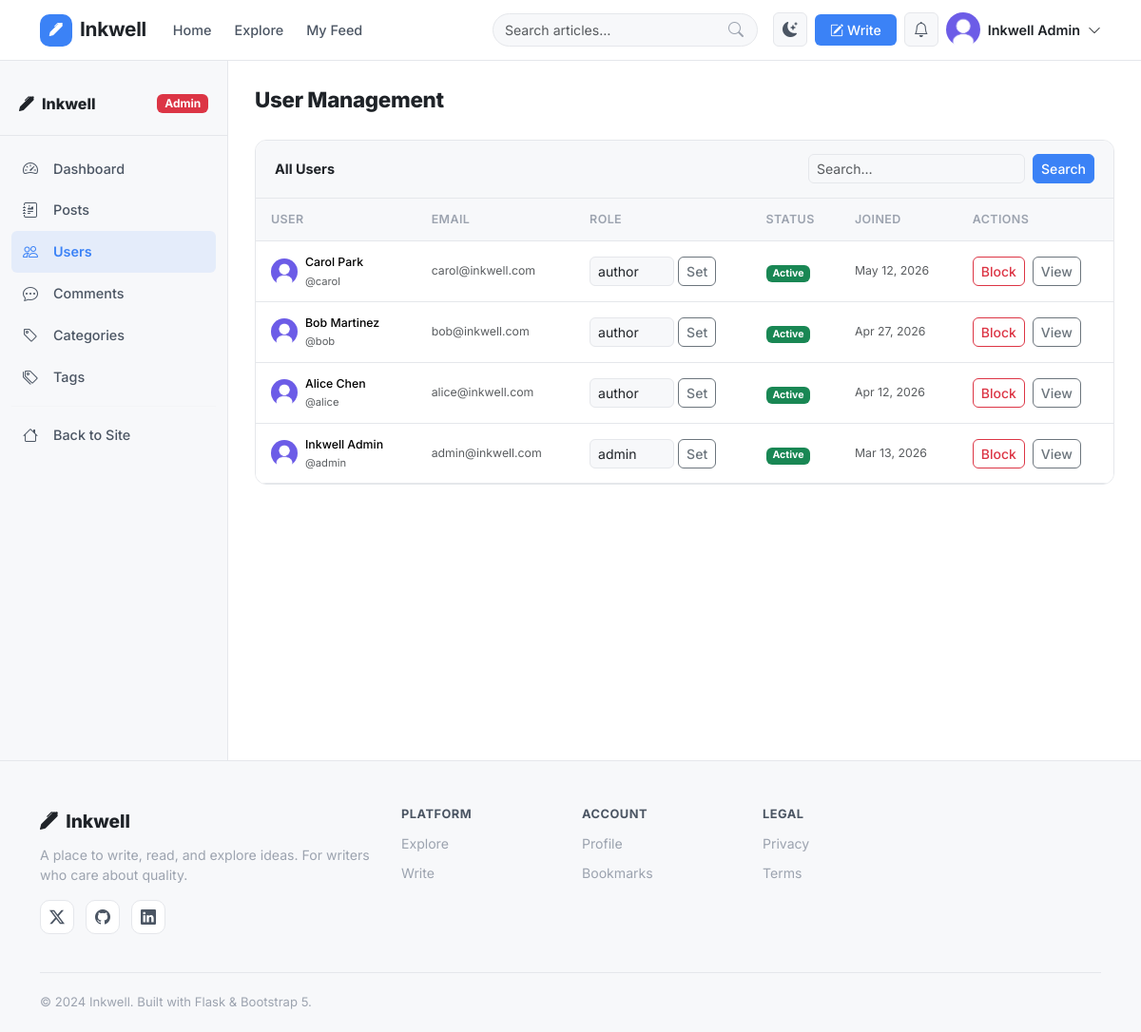
/admin/users (signed in), run on an earlier commit of the app's database.
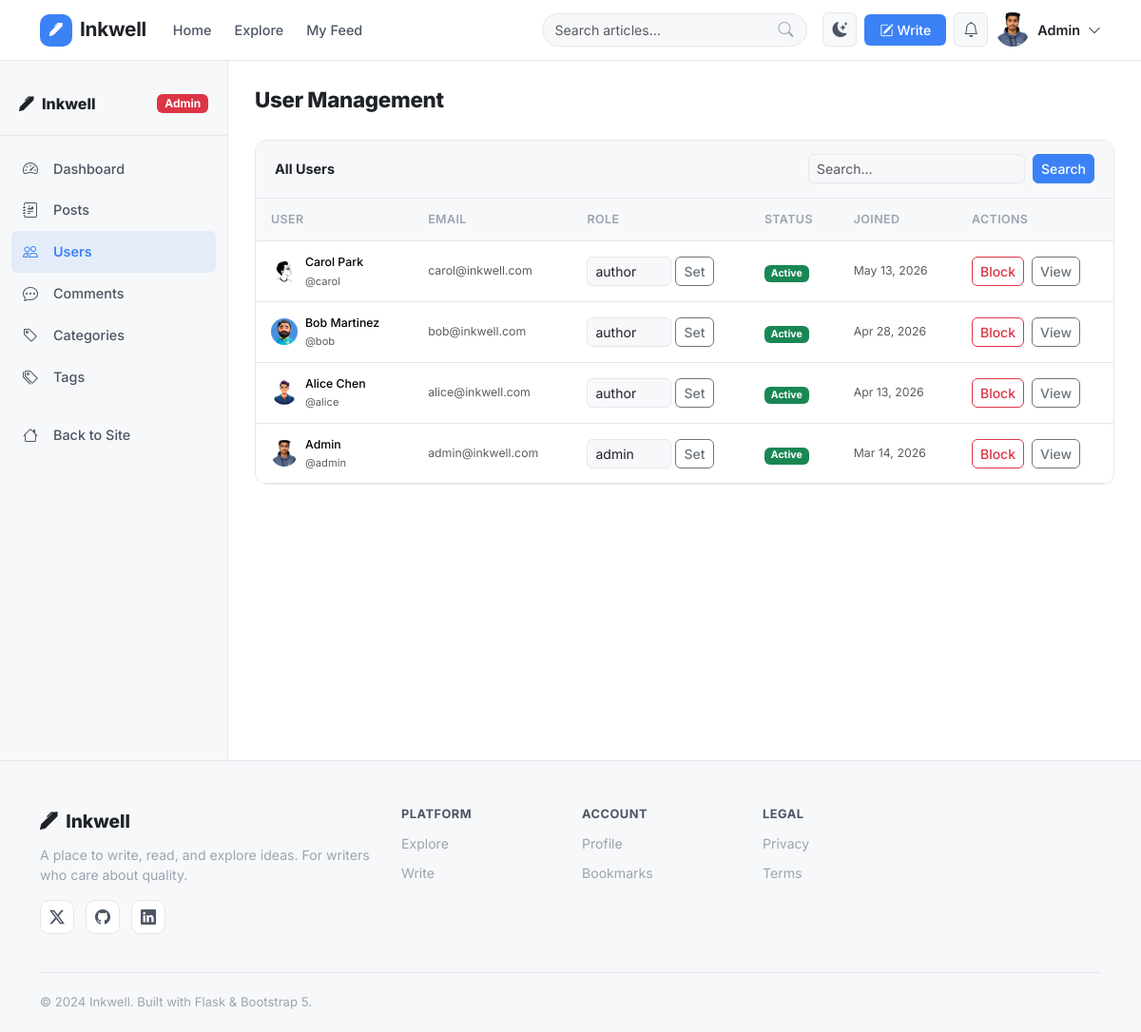
And on a later commit of the database.
### app/models/user.py (models this page shows, shortened)
class User(db.Model):
    __tablename__ = "users"
    id = db.Column(db.Integer, primary_key=True)
    username = db.Column(db.String(64), unique=True, nullable=False, index=True)
    email = db.Column(db.String(120), unique=True, nullable=False, index=True)
    password_hash = db.Column(db.String(256), nullable=False)
    display_name = db.Column(db.String(100))
    bio = db.Column(db.Text)
    avatar_url = db.Column(db.String(255), default="default_avatar.png")
    website = db.Column(db.String(255))
    twitter = db.Column(db.String(100))
    github = db.Column(db.String(100))
    linkedin = db.Column(db.String(100))
    role = db.Column(db.String(20), default="user")  # user | author | admin
    is_active = db.Column(db.Boolean, default=True)
    is_email_verified = db.Column(db.Boolean, default=False)
    created_at = db.Column(db.DateTime, default=datetime.utcnow)
    updated_at = db.Column(db.DateTime, default=datetime.utcnow, onupdate=datetime.utcnow)
    last_seen = db.Column(db.DateTime)
    posts = db.relationship("Post", backref="author", lazy="dynamic", cascade="all, delete-orphan")
    comments = db.relationship("Comment", backref="author", lazy="dynamic", cascade="all, delete-orphan")
    likes = db.relationship("Like", backref="user", lazy="dynamic", cascade="all, delete-orphan")
    bookmarks = db.relationship("Bookmark", backref="user", lazy="dynamic", cascade="all, delete-orphan")
    notifications = db.relationship("Notification", backref="recipient", lazy="dynamic",
                                    foreign_keys="Notification.user_id", cascade="all, delete-orphan")
    followed = db.relationship(
        "User",
        secondary=followers_table,
        primaryjoin=(followers_table.c.follower_id == id),
        secondaryjoin=(followers_table.c.followed_id == id),
        backref=db.backref("followers", lazy="dynamic"),
        lazy="dynamic",
    )

### app/blueprints/admin/__init__.py (the view)
@admin_bp.route("/users")
@admin_required
def manage_users():
    current_user = get_current_user()
    page = request.args.get("page", 1, type=int)
    q = request.args.get("q", "")
    query = User.query
    if q:
        query = query.filter(User.username.ilike(f"%{q}%") | User.email.ilike(f"%{q}%"))
    users = query.order_by(User.created_at.desc()).paginate(page=page, per_page=20, error_out=False)
    return render_template("admin/users.html", users=users, current_user=current_user, q=q)

### app/blueprints/admin/__init__.py (called while the page is built)
def get_current_user():
    uid = session.get("user_id")
    return User.query.get(uid) if uid else None

def admin_required(fn):
    from functools import wraps
    @wraps(fn)
    def wrapper(*args, **kwargs):
        current_user = get_current_user()
        if not current_user or current_user.role != "admin":
            flash("Admin access required.", "danger")
            return redirect(url_for("main.index"))
        return fn(*args, **kwargs)
    return wrapper

### app/templates/admin/users.html (shortened to what this page needs)
{% extends "base.html" %}
{% block extra_css %}<link rel="stylesheet" href="{{ url_for('static', filename='css/admin.css') }}">{% endblock %}
{% block content %}
<div class="admin-layout">
  {% include 'admin/partials/sidebar.html' %}
  <div class="admin-main">
    <div class="admin-topbar">
      <h4 class="admin-page-title">User Management</h4>
    </div>
    <div class="admin-card">
      <div class="admin-card-header d-flex justify-content-between align-items-center">
        <h6 class="mb-0">All Users</h6>
        <form action="{{ url_for('admin.manage_users') }}" method="GET" class="d-flex gap-2">
          <input type="search" name="q" class="form-control form-control-sm" placeholder="Search…" value="{{ q }}">
          <button class="btn btn-primary btn-sm">Search</button>
        </form>
      </div>
      <div class="admin-card-body p-0">
        <div class="table-responsive">
          <table class="table table-hover admin-table mb-0">
            <thead><tr><th>User</th><th>Email</th><th>Role</th><th>Status</th><th>Joined</th><th>Actions</th></tr></thead>
            <tbody>
              {% for user in users.items %}
              <tr>
                <td>
                  <div class="d-flex align-items-center gap-2">
                    <img src="{{ url_for('static', filename=user.avatar_url) }}" class="avatar-xs rounded-circle" onerror="this.src='/static/images/default_avatar.png'">
                    <div>
                      <div class="fw-medium small">{{ user.display_name or user.username }}</div>
                      <div class="text-muted" style="font-size:.7rem">@{{ user.username }}</div>
                    </div>
                  </div>
                </td>
                <td class="small text-muted">{{ user.email }}</td>
                <td>
                  <form method="POST" action="{{ url_for('admin.promote_user', user_id=user.id) }}" class="d-flex gap-1">
                    <select name="role" class="form-select form-select-sm" style="width:auto">
                      {% for r in ['user','author','admin'] %}
                      <option value="{{ r }}" {% if user.role == r %}selected{% endif %}>{{ r }}</option>
                      {% endfor %}
                    </select>
                    <button class="btn btn-outline-secondary btn-sm">Set</button>
                  </form>
                </td>
                <td>
                  {% if user.is_active %}
                  <span class="badge bg-success">Active</span>
                  {% else %}
                  <span class="badge bg-danger">Blocked</span>
                  {% endif %}
                </td>
                <td class="small text-muted">{{ user.created_at.strftime('%b %d, %Y') }}</td>
                <td>
                  <form method="POST" action="{{ url_for('admin.toggle_block_user', user_id=user.id) }}" style="display:inline">
                    <button class="btn btn-sm {% if user.is_active %}btn-outline-danger{% else %}btn-outline-success{% endif %}">
                      {% if user.is_active %}Block{% else %}Unblock{% endif %}
                    </button>
                  </form>
                  <a href="{{ url_for('users.profile', username=user.username) }}" class="btn btn-sm btn-outline-secondary ms-1" target="_blank">View</a>
                </td>
              </tr>
              {% endfor %}
            </tbody>
          </table>
        </div>
      </div>
    </div>
  </div>
</div>
{% endblock %}

### app/templates/base.html (shortened to what the changed rows need)
<!DOCTYPE html>
<html lang="en" data-bs-theme="light">
<head>
  <link href="https://cdn.jsdelivr.net/npm/bootstrap@5.3.2/dist/css/bootstrap.min.css" rel="stylesheet">
  <link href="https://cdn.jsdelivr.net/npm/bootstrap-icons@1.11.3/font/bootstrap-icons.min.css" rel="stylesheet">
  <link href="https://unpkg.com/aos@2.3.4/dist/aos.css" rel="stylesheet">
  <link rel="stylesheet" href="{{ url_for('static', filename='css/main.css') }}">
  {% block extra_css %}{% endblock %}
</head>
<body class="d-flex flex-column min-vh-100">
<nav class="navbar navbar-expand-lg navbar-main sticky-top" id="mainNavbar">
  <div class="container">
    <div class="collapse navbar-collapse" id="navbarNav">
      <ul class="navbar-nav align-items-center gap-2">
        {% if current_user %}
        <li class="nav-item">
          <a class="btn btn-write" href="{{ url_for('posts.create') }}">
            <i class="bi bi-pencil-square me-1"></i>Write
          </a>
        </li>
        <li class="nav-item dropdown">
          <button class="btn btn-icon-nav" data-bs-toggle="dropdown">
            <i class="bi bi-bell"></i>
          </button>
        </li>
        <li class="nav-item dropdown">
          <button class="btn p-0 border-0 d-flex align-items-center gap-2" data-bs-toggle="dropdown" id="userMenuBtn">
            <img src="{{ url_for('static', filename=current_user.avatar_url) if current_user.avatar_url else url_for('static', filename='images/default_avatar.png') }}"
                 alt="{{ current_user.username }}" class="avatar-sm rounded-circle" onerror="this.src='/static/images/default_avatar.png'">
            <span class="user-name d-none d-lg-inline">{{ current_user.display_name or current_user.username }}</span>
            <i class="bi bi-chevron-down small"></i>
          </button>
        </li>
        {% endif %}
      </ul>
    </div>
  </div>
</nav>
<main class="flex-grow-1">
  {% block content %}{% endblock %}
</main>
</body>
</html>

What changed in the data, as far as the page shows it:
changed User "admin@inkwell.com": avatar_url: picture added in place of a placeholder; display_name "Inkwell Admin" → "Admin"; created_at "Mar 13, 2026" → "Mar 14, 2026"
changed User "Carol Park": avatar_url: picture added in place of a placeholder; created_at "May 12, 2026" → "May 13, 2026"
changed User "Bob Martinez": avatar_url: picture added in place of a placeholder; created_at "Apr 27, 2026" → "Apr 28, 2026"
changed User "Alice Chen": avatar_url: picture added in place of a placeholder; created_at "Apr 12, 2026" → "Apr 13, 2026"
